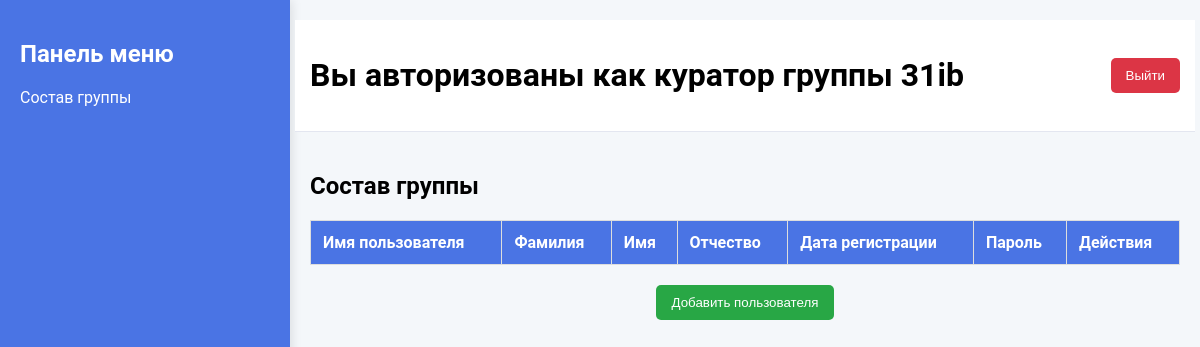
Page /teacher.php (signed in) on the earlier database version.
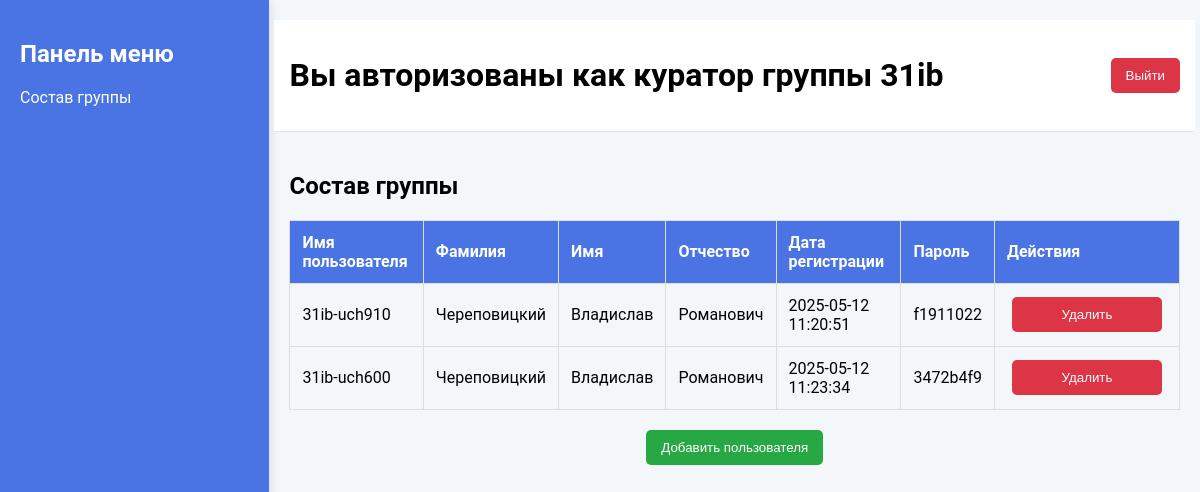
Same page on the later database version.
### tables this page shows
CREATE TABLE users (
    id INTEGER PRIMARY KEY AUTOINCREMENT,
    username TEXT NOT NULL UNIQUE,
    password TEXT NOT NULL,
    role TEXT NOT NULL CHECK (role IN ('student', 'teacher', 'admin')),
    created_at DATETIME DEFAULT CURRENT_TIMESTAMP
, group_id INTEGER, firstname TEXT, lastname TEXT, family TEXT);

### teacher.php (the view, shortened to what this page needs)
<?php
$dbFilePath = __DIR__ . '/users.db';
try {
    $pdo = new PDO("sqlite:$dbFilePath");
    $pdo->setAttribute(PDO::ATTR_ERRMODE, PDO::ERRMODE_EXCEPTION);
    $stmt = $pdo->prepare("SELECT role, group_id FROM users WHERE username = :username");
    $stmt->execute([':username' => $_SESSION['user']]);
    $user = $stmt->fetch();
    $groupId = $user['group_id'];
    $stmt = $pdo->prepare("SELECT id, username, password, firstname, lastname, family, created_at FROM users WHERE group_id = :groupId AND username != :currentUser ORDER BY family ASC");
    $stmt->execute([':groupId' => $groupId, ':currentUser' => $_SESSION['user']]);
    $users = $stmt->fetchAll(PDO::FETCH_ASSOC);
    $username = htmlspecialchars($_SESSION['user']);
} catch (PDOException $e) {
    echo 'Connection failed: ' . $e->getMessage();
    exit();
}
?>
<!DOCTYPE html>
<html lang="ru">
<head>
</head>
<body>
    <div class="main">
        <div class="sidebar">
            <h2>Панель меню</h2>
            <div class="menu-item" id="manageUsersButton">Состав группы</div>
        </div>
        <div class="content">
            <div class="header">
                <h1>Вы авторизованы как куратор группы <?= $username ?></h1>
                <button class="logout-button" onclick="window.location.href='logout.php'">Выйти</button>
            </div>
            <div class="user-table" id="userTable">
                <h2>Состав группы</h2>
                <table>
                    <thead>
                        <tr>
                            <th>Имя пользователя</th>
                            <th>Фамилия</th>
                            <th>Имя</th>
                            <th>Отчество</th>
                            <th>Дата регистрации</th>
                            <th>Пароль</th>
                            <th>Действия</th>
                        </tr>
                    </thead>
                    <tbody id="userTableBody">
                        <?php foreach ($users as $user): ?>
                        <tr id="user-<?= htmlspecialchars($user['id']) ?>">
                            <td><?= htmlspecialchars($user['username']) ?></td>
                            <td><?= htmlspecialchars($user['family']) ?></td>
                            <td><?= htmlspecialchars($user['firstname']) ?></td>
                            <td><?= htmlspecialchars($user['lastname']) ?></td>
                            <td><?= htmlspecialchars($user['created_at']) ?></td>
                            <td><?= htmlspecialchars($user['password']) ?></td>
                            <td><button class="button delete-button" onclick="deleteUser(<?= htmlspecialchars($user['id']) ?>)">Удалить</button></td>
                        </tr>
                        <?php endforeach; ?>
                    </tbody>
                </table>
            </div>
            <div style="margin-top: 20px;">
                <button class="add-user-button" onclick="showAddUserForm()">Добавить пользователя</button>
            </div>
        </div>
    </div>
</body>
</html>

### teacher.php (style rules this page uses)
body { font-family: 'Roboto', sans-serif; margin: 0; display: flex; height: 100vh; background-color: #f4f7fa; }
.main { display: flex; flex: 1; overflow: hidden; }
.button { padding: 10px 15px; border: none; border-radius: 5px; cursor: pointer; color: white; width: 150px; margin: 0 5px; }
.delete-button { background-color: #dc3545; }
.add-user-button { background-color: #28a745; color: white; border: none; border-radius: 5px; cursor: pointer; padding: 10px 15px; transition: background-color 0.3s; }
.sidebar { width: 250px; background-color: #4a74e4; color: white; padding: 20px; height: 100%; box-shadow: 2px 0 10px rgba(0, 0, 0, 0.1); display: flex; flex-direction: column; }
.content { flex-grow: 1; padding: 20px; display: flex; flex-direction: column; overflow-y: auto; align-items: center; }
.header { width: 100%; display: flex; justify-content: space-between; align-items: center; background-color: white; padding: 15px; border-bottom: 1px solid #e3e6f0; }
.logout-button { background-color: #dc3545; color: white; border: none; border-radius: 5px; cursor: pointer; padding: 10px 15px; transition: background-color 0.3s; }
.user-table { width: 100%; margin-top: 20px; }
table { width: 100%; border-collapse: collapse; }
th, td { padding: 12px; border: 1px solid #ddd; text-align: left; }
th { background-color: #4a74e4; color: white; }

Differences in the rows shown:
added users: username "31ib-uch910", family "Череповицкий", firstname "Владислав", lastname "Романович", created_at "2025-05-12 11:20:51", password "f1911022"
added users: username "31ib-uch600", family "Череповицкий", firstname "Владислав", lastname "Романович", created_at "2025-05-12 11:23:34", password "3472b4f9"
